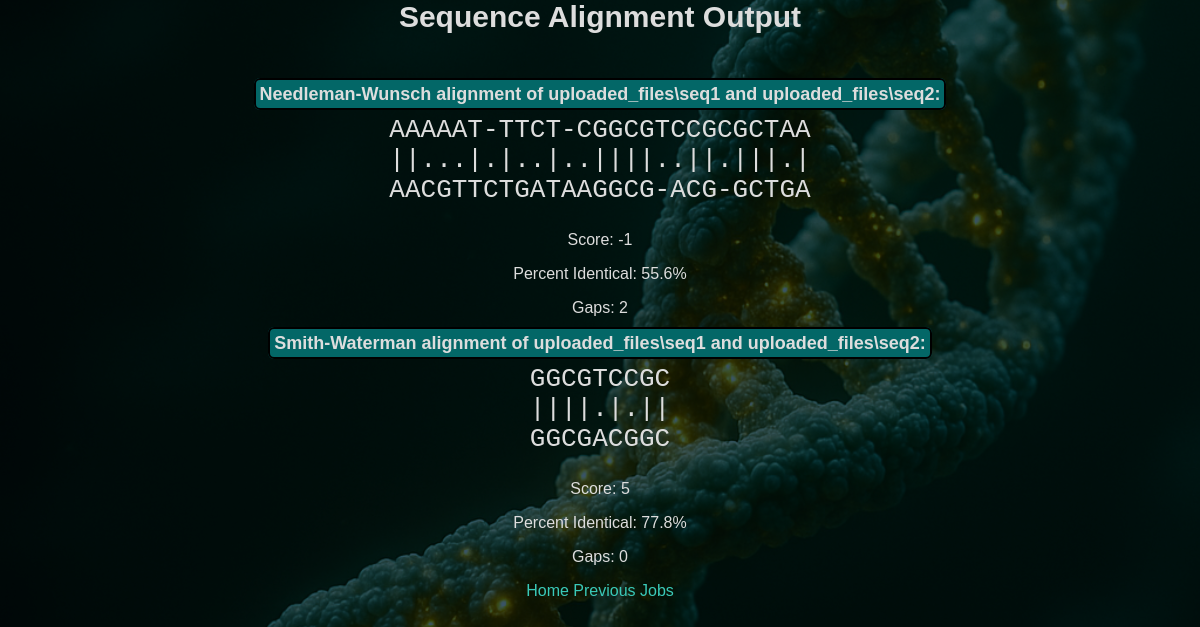
The app's page /jobs/102 with its own data.
### tables this page shows
CREATE TABLE jobs (
    current_time TEXT DEFAULT (datetime('now', 'localtime')),
    match_score INT,
    mismatch INT,
    gap INT,
    nw_seq1_name TEXT,
    nw_seq2_name TEXT,
    nw_result TEXT,
    sw_seq1_name TEXT,
    sw_seq2_name TEXT,
    sw_result TEXT
, score INT, percent_id TEXT, gaps INT, score2 INT, percent_id2 TEXT, gaps2 INT);

### app.py (the view)
@app.route("/jobs/<int:job_id>")
def get_job_by_id(job_id):
    db = get_db()
    cursor = db.cursor() # type: ignore
    cursor.execute("SELECT * FROM jobs WHERE rowid = ?", (job_id,))
    job = cursor.fetchone()
    if job is None:
        flash("Job not found.", "error")
        return redirect(url_for("index"))
    return render_template("submit_form.html",
        nw_alignment=job["nw_result"],
        nw_seq1=job["nw_seq1_name"],
        nw_seq2=job["nw_seq2_name"],
        nw_score=job["score"],
        nw_percent_id=job["percent_id"],
        nw_gaps=job["gaps"],
        sw_alignment=job["sw_result"],
        sw_score=job["score2"],
        sw_percent_id=job["percent_id2"],
        sw_gaps=job["gaps2"],
        sw_seq1=job["sw_seq1_name"],
        sw_seq2=job["sw_seq2_name"])

### app.py (called while the page is built)
def get_db():
    db = getattr(g, "_database", None)
    if db is None:
        db = g._database = sqlite3.connect(DATABASE)
        db.row_factory = sqlite3.Row
        return db

@app.teardown_appcontext
def close_conneciton(exception):
    db = getattr(g, "_database", None)
    if db is not None:
        db.close()

### templates/submit_form.html (shortened to what this page needs)
{% extends "base.html" %}
{% block body %}
<div class="content">
    <div class="pageTitle">Sequence Alignment Output</div>
    <div id="aligner">
        <label for="aligned">Needleman-Wunsch alignment of {{ nw_seq1 }} and {{ nw_seq2 }}:</label>
        <pre>{{ nw_alignment }}</pre>
        <div class="stats">
            <p>Score: {{ nw_score }}</p>
            <p>Percent Identical: {{ nw_percent_id }}</p>
            <p>Gaps: {{ nw_gaps }}</p>
        </div>
    </div>
    <div id="sw_aligner">
        <label for="alignedsw">Smith-Waterman alignment of {{ sw_seq1 }} and {{ sw_seq2 }}:</label>
        <pre>{{ sw_alignment }}</pre>
        <div class="stats">
            <p>Score: {{ sw_score }}</p>
            <p>Percent Identical: {{ sw_percent_id }}</p>
            <p>Gaps: {{ sw_gaps }}</p>
        </div>
    </div>
    <div class="options">
        <a href="/">Home</a>
        <a href="/jobs">Previous Jobs</a>
    </div>
</div>
{% endblock %}

### static/styles.css (style rules this page uses)
html { font-family: Arial, Helvetica, sans-serif; color:rgb(221, 221, 221); text-align: center; height: 100%; margin: 0; padding: 0; }
.pageTitle { text-align: center; font-size: 30px; font-weight: bold; margin-bottom: 50px; }
body { background-color: #1d2a35; background-image: url(images/dna_strand_bg.png); background-repeat: no-repeat; background-position: center center; background-attachment: fixed; background-size: cover; background-blend-mode: overlay; height: 100%; margin: 0; padding: 0; }
label { font-size: 18px; font-weight: bold; background-color: rgb(3, 103, 103); border: 2px solid black; padding: 4px; border-radius: 6px; }
label[for="aligned"] { margin-bottom: 0px; }
pre { font-size: 200%; margin-top: 10px; }
a:link { color:rgb(58, 202, 185); background-color: transparent; text-decoration: none; }

### records on screen
jobs: nw_seq1_name "uploaded_files\\seq1", nw_seq2_name "uploaded_files\\seq2", nw_result "AAAAAT-TTCT-CGGCGTCCGCGCTAA ||...|.|..|..||||..||.|||.| AACGTTCTGATAAGGCG-ACG-GCTGA", percent "55.6%", sw_seq1_name "uploaded_files\\seq1", sw_seq2_name "uploaded_files\\seq2", sw_result "GGCGTCCGC ||||.|.|| GGCGACGGC", percent_id2 "77.8%"

### other values on screen
{{ nw_score }} "-1"
{{ nw_gaps }} "2"
{{ sw_score }} "5"
{{ sw_gaps }} "0"
